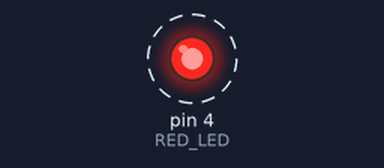
A sketch run on a simulated Arduino Uno, built with avr-gcc and run on an emulated ATmega328P. Shown: output pins drawn as LEDs (lit = HIGH). Dashed ring = blinking. What the sketch prints to the serial monitor is not drawn.

Above: at 0.5 s.
Timing chart, 0 to 4.6 s (numbered marks = the images above):
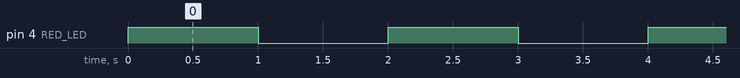

The sketch:

Serial.println__.ino
```cpp
const int RED_LED = 4;

void setup() {
  pinMode(RED_LED, OUTPUT);  // Set red LED as output
  Serial.begin(9600);        // Initialize serial communication
}

void loop() {
  digitalWrite(RED_LED, HIGH);  // Turn the red LED on
  Serial.println("LED on");     // Print message
  delay(1000);

  digitalWrite(RED_LED, LOW);   // Turn the red LED off
  Serial.println("LED off");    // Print message
  delay(1000);
}
```

Measured:
- by itself, pin 4 (RED_LED): alternates HIGH for 1.0 s and LOW for 1.0 s
